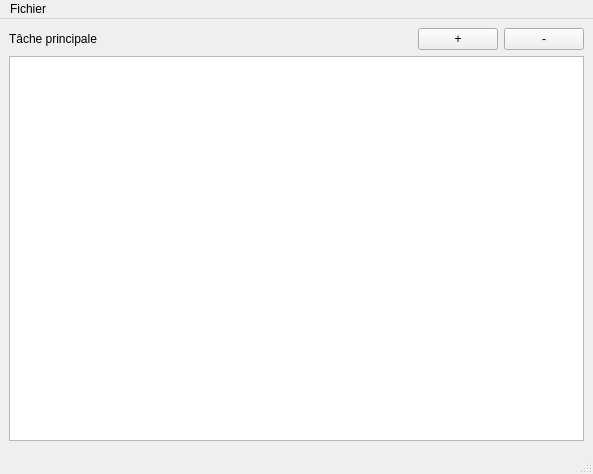
<?xml version="1.0" encoding="UTF-8"?>
<ui version="4.0">
 <class>MainTodoList</class>
 <widget class="QMainWindow" name="MainTodoList">
  <property name="windowModality">
   <enum>Qt::WindowModal</enum>
  </property>
  <property name="enabled">
   <bool>true</bool>
  </property>
  <property name="geometry">
   <rect>
    <x>0</x>
    <y>0</y>
    <width>593</width>
    <height>474</height>
   </rect>
  </property>
  <property name="sizePolicy">
   <sizepolicy hsizetype="Preferred" vsizetype="Preferred">
    <horstretch>0</horstretch>
    <verstretch>0</verstretch>
   </sizepolicy>
  </property>
  <property name="windowTitle">
   <string>MainWindow</string>
  </property>
  <widget class="QWidget" name="centralwidget">
   <property name="sizePolicy">
    <sizepolicy hsizetype="Preferred" vsizetype="Preferred">
     <horstretch>0</horstretch>
     <verstretch>0</verstretch>
    </sizepolicy>
   </property>
   <property name="minimumSize">
    <size>
     <width>0</width>
     <height>431</height>
    </size>
   </property>
   <property name="maximumSize">
    <size>
     <width>982</width>
     <height>431</height>
    </size>
   </property>
   <layout class="QGridLayout" name="gridLayout">
    <item row="1" column="3">
     <widget class="QPushButton" name="boutonMoinsPrincipale">
      <property name="text">
       <string>-</string>
      </property>
     </widget>
    </item>
    <item row="1" column="2">
     <widget class="QPushButton" name="boutonPlusPrincipale">
      <property name="text">
       <string>+</string>
      </property>
     </widget>
    </item>
    <item row="1" column="0">
     <widget class="QLabel" name="labelTachePrincipale">
      <property name="text">
       <string>Tâche principale</string>
      </property>
     </widget>
    </item>
    <item row="1" column="1">
     <spacer name="horizontalSpacer">
      <property name="orientation">
       <enum>Qt::Horizontal</enum>
      </property>
      <property name="sizeHint" stdset="0">
       <size>
        <width>789</width>
        <height>20</height>
       </size>
      </property>
     </spacer>
    </item>
    <item row="4" column="0" colspan="4">
     <widget class="QListWidget" name="listWidgetPrincipale">
      <property name="dragDropMode">
       <enum>QAbstractItemView::NoDragDrop</enum>
      </property>
      <property name="selectionMode">
       <enum>QAbstractItemView::MultiSelection</enum>
      </property>
      <property name="sortingEnabled">
       <bool>false</bool>
      </property>
     </widget>
    </item>
   </layout>
  </widget>
  <widget class="QMenuBar" name="menubar">
   <property name="geometry">
    <rect>
     <x>0</x>
     <y>0</y>
     <width>593</width>
     <height>21</height>
    </rect>
   </property>
   <widget class="QMenu" name="menuFichier">
    <property name="title">
     <string>Fichier</string>
    </property>
    <addaction name="actionOpen"/>
    <addaction name="actionEnregistrer"/>
    <addaction name="actionFermer"/>
   </widget>
   <addaction name="menuFichier"/>
  </widget>
  <widget class="QStatusBar" name="statusbar"/>
  <action name="actionOpen">
   <property name="text">
    <string>Ouvrir</string>
   </property>
   <property name="shortcut">
    <string>Ctrl+O</string>
   </property>
  </action>
  <action name="actionEnregistrer">
   <property name="text">
    <string>Enregistrer</string>
   </property>
   <property name="shortcut">
    <string>Ctrl+S</string>
   </property>
  </action>
  <action name="actionFermer">
   <property name="text">
    <string>Quitter</string>
   </property>
   <property name="shortcut">
    <string>Ctrl+Q</string>
   </property>
  </action>
 </widget>
 <resources/>
 <connections/>
</ui>
